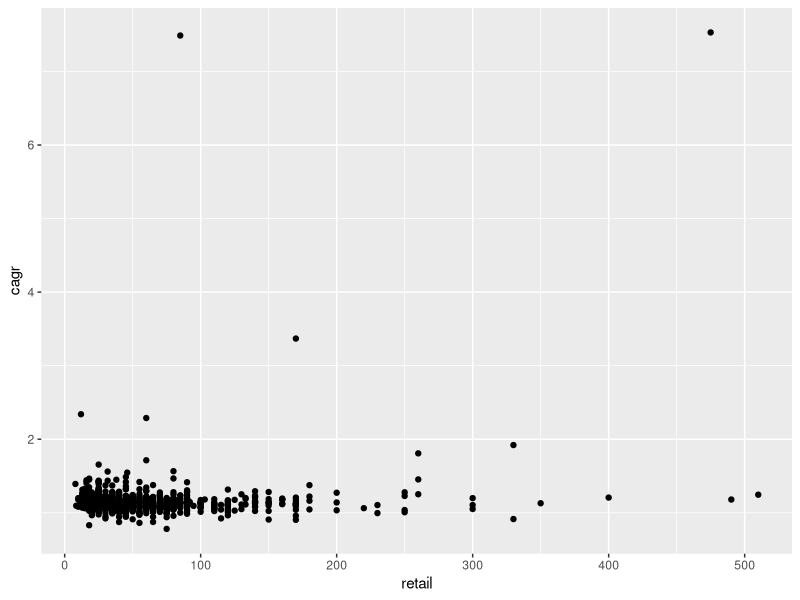
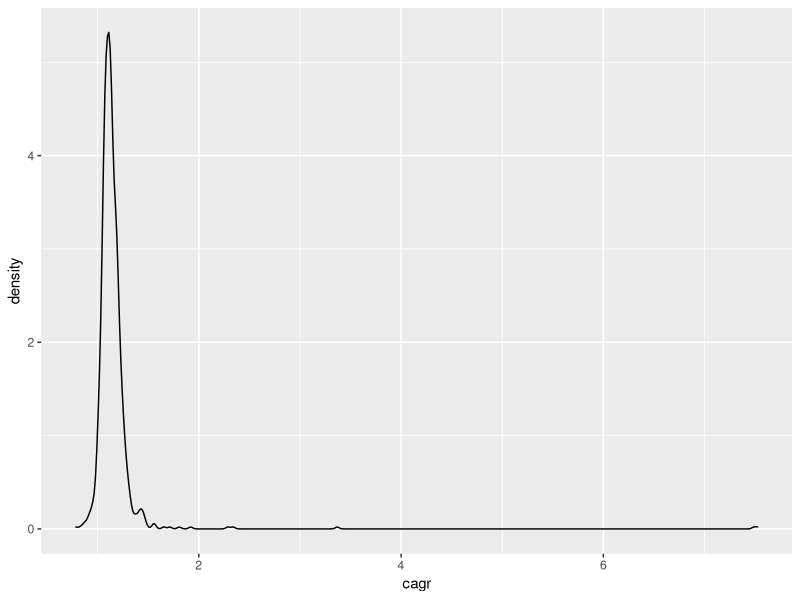

Source code (R) for these figures, in order:
library(ggplot2)
library(dplyr)

setwd('C:/Users/lesag/OneDrive - Cardiff University/Desktop/Github/lego-price-changes/v2')

df <- read.csv('output.csv')

head(df)

final_date = as.Date(paste0('01 ', 'January 2024'), format = '%d %B %Y')

df <- df %>% 
  filter(retail>0) %>%
  mutate(total_returns = value/retail) %>%
  mutate(retire_date_object = as.Date(paste0('01 ', retire_month), format = '%d %B %Y')) %>%
  mutate(years_since_retirement = as.numeric(difftime(final_date, retire_date_object, units = 'days'))/365) %>%
  mutate(cagr = total_returns**(1/years_since_retirement))

mean(df$cagr)
length(df$cagr)
sd(df$cagr)

df %>% ggplot() +
  geom_point(aes(x=retail, y=cagr))

df %>% ggplot() +
  geom_density(aes(x=cagr))